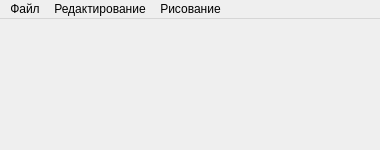
<?xml version="1.0" encoding="UTF-8"?>
<ui version="4.0">
 <class>MainWindow</class>
 <widget class="QMainWindow" name="MainWindow">
  <property name="geometry">
   <rect>
    <x>0</x>
    <y>0</y>
    <width>380</width>
    <height>150</height>
   </rect>
  </property>
  <property name="sizePolicy">
   <sizepolicy hsizetype="Minimum" vsizetype="Minimum">
    <horstretch>0</horstretch>
    <verstretch>0</verstretch>
   </sizepolicy>
  </property>
  <property name="contextMenuPolicy">
   <enum>Qt::NoContextMenu</enum>
  </property>
  <property name="windowTitle">
   <string>BMP editor Кузенков Василий АВТ-615</string>
  </property>
  <widget class="QWidget" name="centralWidget">
   <property name="sizePolicy">
    <sizepolicy hsizetype="Preferred" vsizetype="Preferred">
     <horstretch>0</horstretch>
     <verstretch>0</verstretch>
    </sizepolicy>
   </property>
   <property name="toolTipDuration">
    <number>0</number>
   </property>
   <layout class="QGridLayout" name="gridLayout">
    <property name="leftMargin">
     <number>0</number>
    </property>
    <property name="topMargin">
     <number>0</number>
    </property>
    <property name="rightMargin">
     <number>0</number>
    </property>
    <property name="bottomMargin">
     <number>0</number>
    </property>
    <property name="spacing">
     <number>0</number>
    </property>
    <item row="0" column="0">
     <layout class="QGridLayout" name="gridImageLayout">
      <property name="horizontalSpacing">
       <number>5</number>
      </property>
      <property name="verticalSpacing">
       <number>0</number>
      </property>
     </layout>
    </item>
   </layout>
  </widget>
  <widget class="QMenuBar" name="menuBar">
   <property name="geometry">
    <rect>
     <x>0</x>
     <y>0</y>
     <width>380</width>
     <height>21</height>
    </rect>
   </property>
   <property name="defaultUp">
    <bool>false</bool>
   </property>
   <property name="nativeMenuBar">
    <bool>true</bool>
   </property>
   <widget class="QMenu" name="fileMenu">
    <property name="title">
     <string>Файл</string>
    </property>
    <addaction name="openFileAction"/>
    <addaction name="separator"/>
    <addaction name="saveAsAction"/>
    <addaction name="separator"/>
   </widget>
   <widget class="QMenu" name="editMenu">
    <property name="title">
     <string>Редактирование</string>
    </property>
    <addaction name="contrastAction"/>
    <addaction name="separator"/>
    <addaction name="extensionAction"/>
    <addaction name="extension2Action"/>
    <addaction name="separator"/>
    <addaction name="lensAction"/>
    <addaction name="sphereAction"/>
   </widget>
   <widget class="QMenu" name="drawMenu">
    <property name="title">
     <string>Рисование</string>
    </property>
    <addaction name="lineAction"/>
    <addaction name="circleAction"/>
    <addaction name="dotAction"/>
   </widget>
   <addaction name="fileMenu"/>
   <addaction name="editMenu"/>
   <addaction name="drawMenu"/>
  </widget>
  <action name="openFileAction">
   <property name="text">
    <string>Открыть bmp...</string>
   </property>
   <property name="shortcut">
    <string>Ctrl+O</string>
   </property>
  </action>
  <action name="saveAsAction">
   <property name="text">
    <string>Сохранить как...</string>
   </property>
   <property name="shortcut">
    <string>Ctrl+Shift+S</string>
   </property>
  </action>
  <action name="contrastAction">
   <property name="text">
    <string>Контраст\Яркость</string>
   </property>
  </action>
  <action name="brightAction">
   <property name="text">
    <string>Яркость</string>
   </property>
  </action>
  <action name="extensionAction">
   <property name="text">
    <string>Разрешение (3х3)</string>
   </property>
  </action>
  <action name="lensAction">
   <property name="text">
    <string>Линза</string>
   </property>
  </action>
  <action name="sphereAction">
   <property name="text">
    <string>Сфера (fisheye)</string>
   </property>
  </action>
  <action name="lineAction">
   <property name="text">
    <string>Линии</string>
   </property>
   <property name="toolTip">
    <string>Рисование линии алгоритмом Брезенхема. Выбираем две точки, и между ними сразу проводится линия.</string>
   </property>
  </action>
  <action name="circleAction">
   <property name="text">
    <string>Окружности</string>
   </property>
   <property name="toolTip">
    <string>Рисование окружности алгоритмом Минчера. Выбираем две точки, первая послужит центром, а вторая основанием окружности.</string>
   </property>
  </action>
  <action name="dotAction">
   <property name="text">
    <string>Точка</string>
   </property>
  </action>
  <action name="extension2Action">
   <property name="text">
    <string>Разрешение (2х2)</string>
   </property>
  </action>
  <action name="action_WAV">
   <property name="text">
    <string>Открыть окно редактора WAV</string>
   </property>
   <property name="shortcut">
    <string>Ctrl+Shift+W</string>
   </property>
  </action>
 </widget>
 <layoutdefault spacing="6" margin="11"/>
 <resources/>
 <connections/>
</ui>
